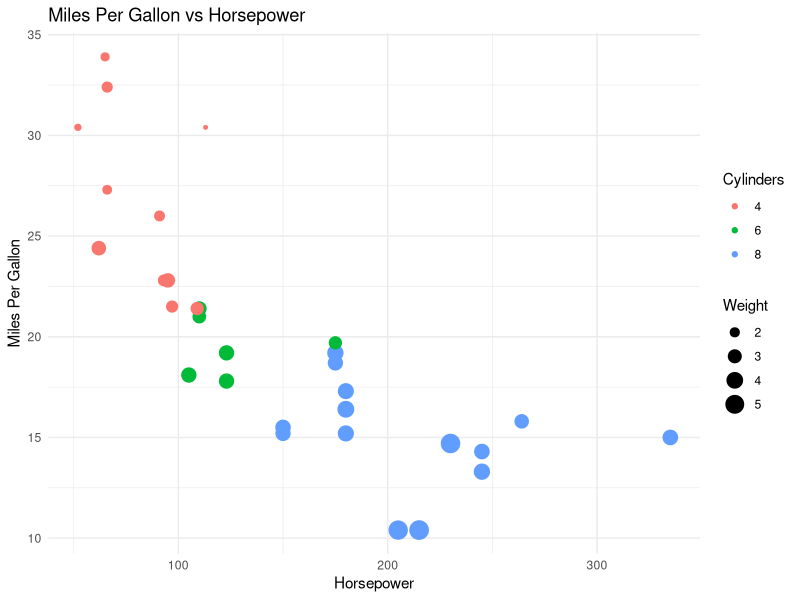
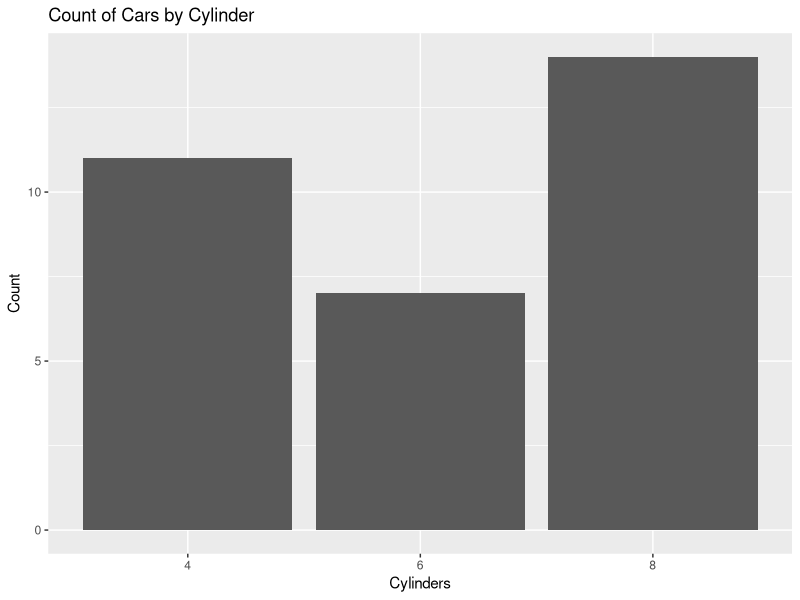
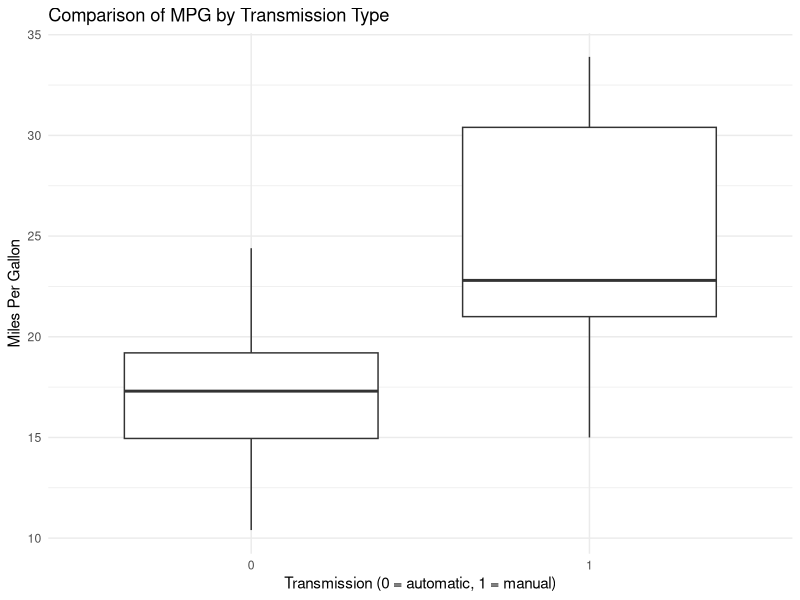
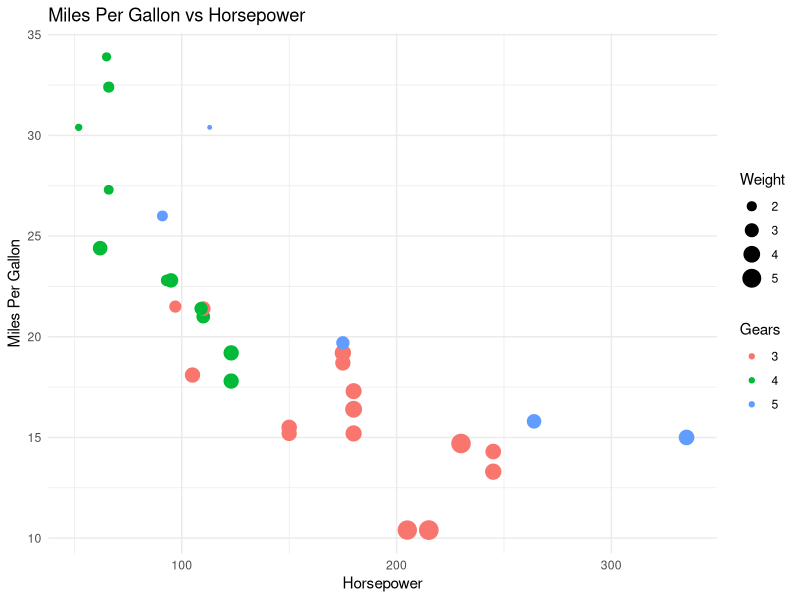

The R script that drew these images, in order:
## ---- chunk 1
knitr::opts_chunk$set(echo = TRUE)
## ---- chunk 2
# Load libraries
library(tidyverse)

# Load mtcars dataset
data(mtcars)

# Basic summary of the dataset
summary(mtcars)

create_scatter_plot <- function(df) {
  ggplot(df, aes(x = hp, y = mpg, color = factor(cyl), size = wt)) +
    geom_point() +
    theme_minimal() +
    labs(title = "Miles Per Gallon vs Horsepower",
         x = "Horsepower",
         y = "Miles Per Gallon",
         color = "Cylinders",
         size = "Weight")
}

# Call the function
create_scatter_plot(mtcars)


# Linear model predicting mpg based on hp
model <- lm(mpg ~ hp, data = mtcars)
summary(model)

## ---- chunk 3
# Bar plot of the number of cylinders
ggplot(mtcars, aes(x = factor(cyl))) +
  geom_bar() +
  labs(title = "Count of Cars by Cylinder",
       x = "Cylinders",
       y = "Count")
## ---- chunk 4
# Linear model predicting mpg based on hp and wt
model2 <- lm(mpg ~ hp + wt, data = mtcars)
summary(model2)

####
#here is a note to 
#future you. commit often 
#let's practice safe code
#### 
## ---- chunk 5
# Boxplot comparing mpg by transmission type
ggplot(mtcars, aes(x = factor(am), y = mpg)) +
  geom_boxplot() +
  theme_minimal() +
  labs(title = "Comparison of MPG by Transmission Type",
       x = "Transmission (0 = automatic, 1 = manual)",
       y = "Miles Per Gallon")
## ---- chunk 6
ggplot(mtcars, aes(x = hp, y = mpg, color = factor(gear), size = wt)) +
    geom_point() +
    theme_minimal() +
    labs(title = "Miles Per Gallon vs Horsepower",
         x = "Horsepower",
         y = "Miles Per Gallon",
         color = "Gears",
         size = "Weight")
